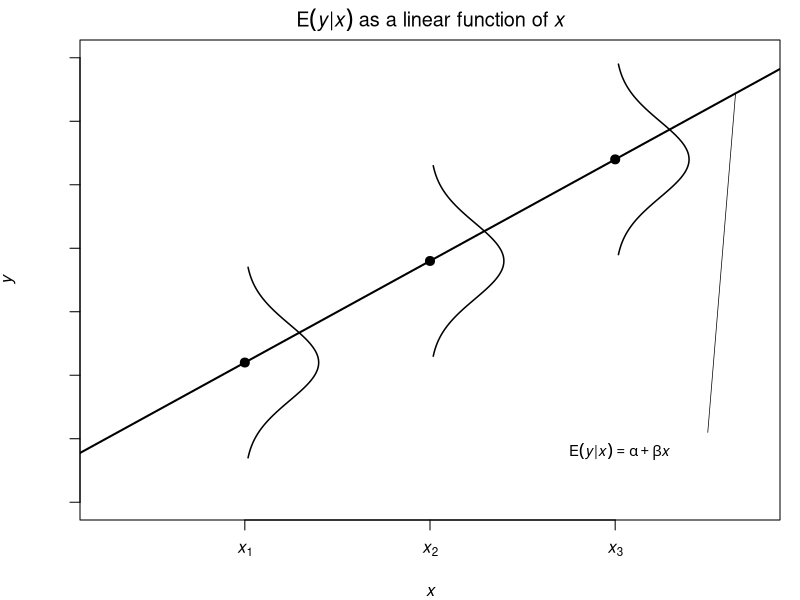
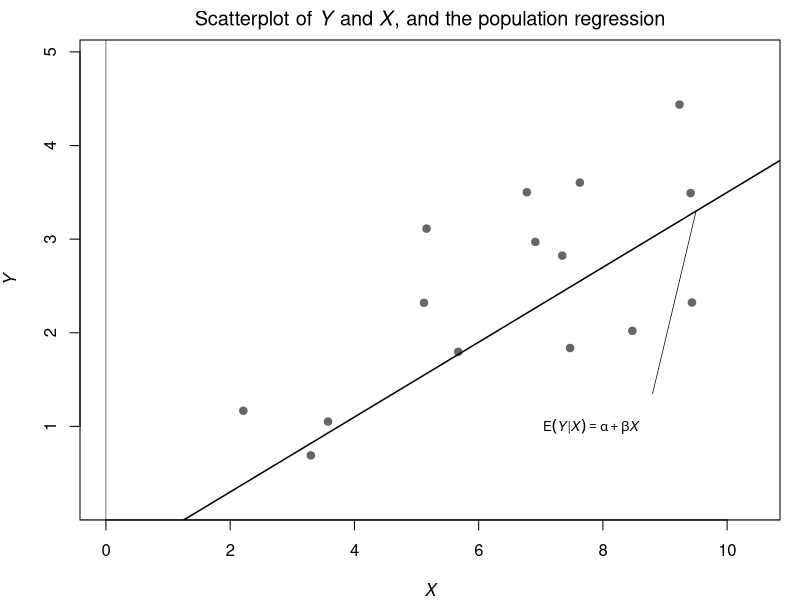

Source code (R) for these figures, in order:
## ---- chunk 1
#| echo: false
#| fig-width: 6
#| fig-height: 4
#| fig-align: center

# Parameters
beta0 <- 1
beta1 <- 0.8
x_vals <- c(1.5, 3.5, 5.5)
sigma <- 0.6

par(mar = c(4, 4, 2, 1))
plot(NA, xlim = c(0, 7), ylim = c(0, 7),
     xlab = expression(italic(x)), ylab = expression(italic(y)),
     xaxt = "n", yaxt = "n",
     main = expression(E(italic(y)*"|"*italic(x))~"as a linear function of"~italic(x)))
axis(1, at = x_vals, labels = expression(italic(x)[1], italic(x)[2], italic(x)[3]))
axis(2, at = NULL, labels = FALSE)

# Regression line
abline(a = beta0, b = beta1, lwd = 2)

# Draw density curves at each x value
for (x in x_vals) {
  mu <- beta0 + beta1 * x
  y_seq <- seq(mu - 2.5 * sigma, mu + 2.5 * sigma, length.out = 100)
  dens <- dnorm(y_seq, mean = mu, sd = sigma)
  dens_scaled <- dens * 1.2
  lines(x + dens_scaled, y_seq, lwd = 1.5)
  points(x, mu, pch = 19, cex = 1.2)
}

# Label with line pointing to regression line (positioned to avoid density curves)
label_x <- 5.0
label_y <- 0.8
point_on_line_x <- 6.8
point_on_line_y <- beta0 + beta1 * point_on_line_x
text(label_x, label_y, expression(E(italic(y)*"|"*italic(x)) == alpha + beta*italic(x)), adj = 0, cex = 0.9)
segments(6.5, label_y + 0.3, point_on_line_x, point_on_line_y, lwd = 0.7)
## ---- chunk 2
#| echo: false
#| fig-width: 6
#| fig-height: 4
#| fig-align: center

# Simulated data for n observations
set.seed(42)
n <- 15
X <- runif(n, 1, 10)
alpha_true <- -0.5
beta_true <- 0.4
Y <- alpha_true + beta_true * X + rnorm(n, 0, 0.8)

par(mar = c(4, 4, 2, 1))
plot(X, Y, pch = 19, col = "gray40",
     xlab = expression(italic(X)), ylab = expression(italic(Y)),
     xlim = c(0, max(X) + 1), ylim = c(min(Y) - 0.5, max(Y) + 0.5),
     main = expression("Scatterplot of "*italic(Y)*" and "*italic(X)*", and the population regression"))

# Add regression line
abline(a = alpha_true, b = beta_true, lwd = 1.5)

# Add axis lines at 0
abline(h = 0, lty = 1, col = "black", lwd = 0.5)
abline(v = 0, lty = 1, col = "black", lwd = 0.5)

# Label for regression line with pointer
label_x <- 7.8
label_y <- 1.0
point_on_line_x <- 9.5
point_on_line_y <- alpha_true + beta_true * point_on_line_x
text(label_x, label_y, expression(E(italic(Y)*"|"*italic(X)) == alpha + beta*italic(X)), cex = 0.8)
segments(8.8, 1.35, point_on_line_x, point_on_line_y, lwd = 0.7)
